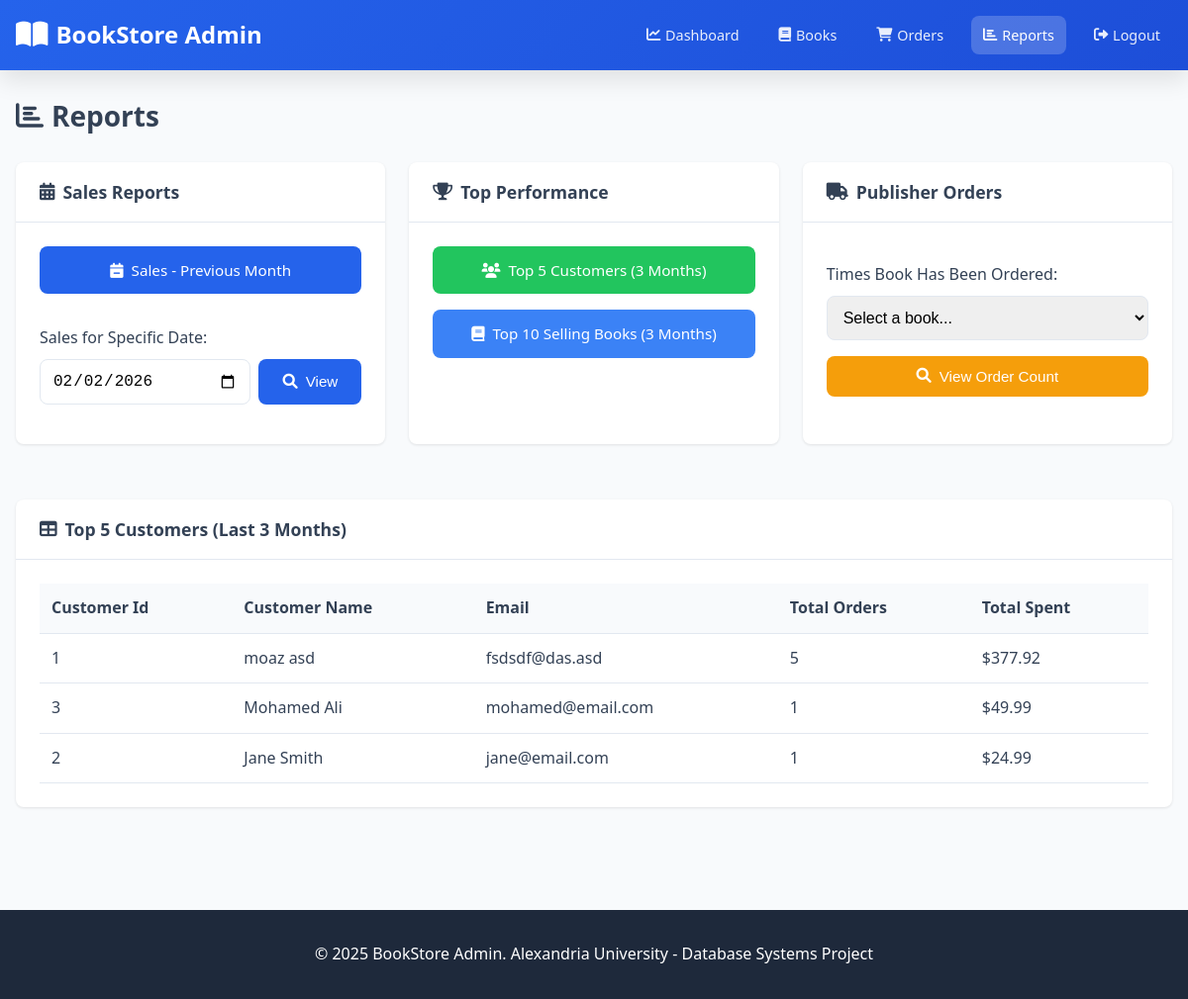
The app's page /reports.php?report=top_customers (signed in) with its own data.
### tables this page shows
CREATE TABLE `customers` (
  `customer_id` int(11) NOT NULL,
  `username` varchar(50) NOT NULL,
  `password_hash` varchar(255) NOT NULL,
  `first_name` varchar(100) NOT NULL,
  `last_name` varchar(100) NOT NULL,
  `email` varchar(150) NOT NULL,
  `created_at` timestamp NOT NULL DEFAULT current_timestamp(),
  `last_login` timestamp NULL DEFAULT NULL
);

### reports.php (the view, shortened to what this page needs)
<?php
$conn = getConnection();
$report_type = $_GET['report'] ?? '';
$report_date = $_GET['date'] ?? date('Y-m-d');
$report_data = [];
$report_title = '';
switch ($report_type) {
    case 'top_customers':
        $report_title = 'Top 5 Customers (Last 3 Months)';
        $result = $conn->query("CALL get_top_customers(3)");
        if ($result) {
            $report_data = $result->fetch_all(MYSQLI_ASSOC);
        }
        break;
}
?>
<!DOCTYPE html>
<html lang="en">
<head>
    <link rel="stylesheet" href="../assets/css/style.css">
    <link rel="stylesheet" href="https://cdnjs.cloudflare.com/ajax/libs/font-awesome/6.0.0/css/all.min.css">
</head>
<body class="admin-body">
    <header class="admin-header">
        <div class="header-container">
            <a href="dashboard.php" class="logo"><i class="fas fa-book-open"></i> BookStore Admin</a>
            <nav class="nav-links">
                <a href="dashboard.php"><i class="fas fa-chart-line"></i> Dashboard</a>
                <a href="books.php"><i class="fas fa-book"></i> Books</a>
                <a href="orders.php"><i class="fas fa-shopping-cart"></i> Orders</a>
                <a href="reports.php" class="active"><i class="fas fa-chart-bar"></i> Reports</a>
                <a href="logout.php"><i class="fas fa-sign-out-alt"></i> Logout</a>
            </nav>
        </div>
    </header>
    <main class="container admin-container">
        <h1 class="page-title"><i class="fas fa-chart-bar"></i> Reports</h1>
        <div class="reports-grid">
            <div class="card">
                <div class="card-header">
                    <h3><i class="fas fa-calendar-alt"></i> Sales Reports</h3>
                </div>
                <div class="card-body">
                    <div class="report-buttons">
                        <a href="reports.php?report=previous_month" class="btn btn-primary btn-block <?php echo $report_type === 'previous_month' ? 'active' : ''; ?>">
                            <i class="fas fa-calendar-minus"></i> Sales - Previous Month
                        </a>
                        <form action="reports.php" method="GET" class="report-form">
                            <div class="form-group">
                                <label>Sales for Specific Date:</label>
                                <div class="input-group">
                                    <input type="date" name="date" value="<?php echo $report_date; ?>">
                                    <button type="submit" class="btn btn-primary">
                                        <i class="fas fa-search"></i> View
                                    </button>
                                </div>
                            </div>
                        </form>
                    </div>
                </div>
            </div>
            <div class="card">
                <div class="card-header">
                    <h3><i class="fas fa-trophy"></i> Top Performance</h3>
                </div>
                <div class="card-body">
                    <div class="report-buttons">
                        <a href="reports.php?report=top_customers" class="btn btn-success btn-block <?php echo $report_type === 'top_customers' ? 'active' : ''; ?>">
                            <i class="fas fa-users"></i> Top 5 Customers (3 Months)
                        </a>
                        <a href="reports.php?report=top_books" class="btn btn-info btn-block <?php echo $report_type === 'top_books' ? 'active' : ''; ?>">
                            <i class="fas fa-book"></i> Top 10 Selling Books (3 Months)
                        </a>
                    </div>
                </div>
            </div>
            <div class="card">
                <div class="card-header">
                    <h3><i class="fas fa-truck"></i> Publisher Orders</h3>
                </div>
                <div class="card-body">
                    <form action="reports.php" method="GET" class="report-form">
                        <div class="form-group">
                            <label>Times Book Has Been Ordered:</label>
                            <select name="isbn" required>
                                <option value="">Select a book...</option>
                            </select>
                        </div>
                        <button type="submit" class="btn btn-warning btn-block">
                            <i class="fas fa-search"></i> View Order Count
                        </button>
                    </form>
                </div>
            </div>
        </div>
        <?php if (!empty($report_type)): ?>
            <div class="card report-results">
                <div class="card-header">
                    <h3><i class="fas fa-table"></i> <?php echo $report_title; ?></h3>
                </div>
                <div class="card-body">
                    <?php if (empty($report_data)): ?>
                        <p class="text-muted"><i class="fas fa-info-circle"></i> No data found for this report.</p>
                    <?php else: ?>
                        <table class="table">
                            <thead>
                                <tr>
                                    <?php foreach (array_keys($report_data[0]) as $col): ?>
                                        <th><?php echo ucwords(str_replace('_', ' ', $col)); ?></th>
                                    <?php endforeach; ?>
                                </tr>
                            </thead>
                            <tbody>
                                <?php foreach ($report_data as $row): ?>
                                    <tr>
                                        <?php foreach ($row as $key => $value): ?>
                                            <td>
                                                <?php
                                                if (strpos($key, 'amount') !== false || strpos($key, 'spent') !== false ||
                                                    strpos($key, 'revenue') !== false || strpos($key, 'sales') !== false) {
                                                    echo '$' . number_format((float)$value, 2);
                                                } elseif (strpos($key, 'date') !== false && $value) {
                                                    echo date('M d, Y', strtotime($value));
                                                } else {
                                                    echo htmlspecialchars($value ?? 'N/A');
                                                }
                                                ?>
                                            </td>
                                        <?php endforeach; ?>
                                    </tr>
                                <?php endforeach; ?>
                            </tbody>
                        </table>
                    <?php endif; ?>
                </div>
            </div>
        <?php endif; ?>
    </main>
    <footer class="footer">
        <div class="footer-content">
            <p>&copy; 2025 BookStore Admin. Alexandria University - Database Systems Project</p>
        </div>
    </footer>
</body>
</html>

### style.css (style rules this page uses)
:root { --primary-color: #2563eb; --primary-dark: #1d4ed8; --secondary-color: #64748b; --success-color: #22c55e; --warning-color: #f59e0b; --danger-color: #ef4444; --info-color: #3b82f6; --light-bg: #f8fafc; --dark-bg: #1e293b; --text-color: #334155; --text-muted: #94a3b8; --border-color: #e2e8f0; --shadow: 0 1px 3px rgba(0,0,0,0.1); --shadow-lg: 0 10px 25px rgba(0,0,0,0.1); --radius: 8px; --transition: all 0.3s ease; }
* { margin: 0; padding: 0; box-sizing: border-box; }
body { font-family: 'Segoe UI', system-ui, -apple-system, sans-serif; background-color: var(--light-bg); color: var(--text-color); line-height: 1.6; }
a { color: var(--primary-color); text-decoration: none; transition: var(--transition); }
.header, .admin-header { background: linear-gradient(135deg, var(--primary-color), var(--primary-dark)); color: white; padding: 1rem 0; box-shadow: var(--shadow-lg); position: sticky; top: 0; z-index: 1000; }
.header-container { max-width: 1400px; margin: 0 auto; padding: 0 1rem; display: flex; align-items: center; justify-content: space-between; flex-wrap: wrap; gap: 1rem; }
.logo { font-size: 1.5rem; font-weight: bold; color: white !important; display: flex; align-items: center; gap: 0.5rem; }
.logo i { font-size: 1.8rem; }
.nav-links { display: flex; gap: 1rem; align-items: center; }
.nav-links a { color: rgba(255,255,255,0.9); padding: 0.5rem 0.75rem; border-radius: var(--radius); display: flex; align-items: center; gap: 0.3rem; font-size: 0.9rem; }
.nav-links a:hover, .nav-links a.active { background: rgba(255,255,255,0.2); color: white; }
.container { max-width: 1400px; margin: 0 auto; padding: 2rem 1rem; }
.admin-container { padding-top: 1.5rem; }
.page-title { font-size: 1.75rem; margin-bottom: 1.5rem; display: flex; align-items: center; gap: 0.5rem; }
.btn { display: inline-flex; align-items: center; justify-content: center; gap: 0.5rem; padding: 0.75rem 1.5rem; border: none; border-radius: var(--radius); font-size: 0.95rem; font-weight: 500; cursor: pointer; transition: var(--transition); }
.btn-primary { background: var(--primary-color); color: white; }
.btn-success { background: var(--success-color); color: white; }
.btn-warning { background: var(--warning-color); color: white; }
.btn-info { background: var(--info-color); color: white; }
.btn-block { width: 100%; }
.card { background: white; border-radius: var(--radius); box-shadow: var(--shadow); margin-bottom: 1.5rem; }
.card-header { padding: 1rem 1.5rem; border-bottom: 1px solid var(--border-color); display: flex; justify-content: space-between; align-items: center; }
.card-header h3 { display: flex; align-items: center; gap: 0.5rem; font-size: 1.1rem; }
.card-body { padding: 1.5rem; }
.form-group { margin-bottom: 1rem; }
.form-group label { display: block; margin-bottom: 0.5rem; font-weight: 500; color: var(--text-color); }
.form-group input, .form-group select, .form-group textarea { width: 100%; padding: 0.75rem; border: 1px solid var(--border-color); border-radius: var(--radius); font-size: 1rem; transition: var(--transition); }
.table { width: 100%; border-collapse: collapse; }
.table th, .table td { padding: 0.75rem; text-align: left; border-bottom: 1px solid var(--border-color); }
.table th { background: var(--light-bg); font-weight: 600; color: var(--text-color); }
.reports-grid { display: grid; grid-template-columns: repeat(auto-fit, minmax(300px, 1fr)); gap: 1.5rem; margin-bottom: 2rem; }
.report-buttons { display: flex; flex-direction: column; gap: 1rem; }
.report-form { margin-top: 1rem; }
.input-group { display: flex; gap: 0.5rem; }
.input-group input { flex: 1; }
.report-results { margin-top: 2rem; }
.footer { background: var(--dark-bg); color: white; padding: 2rem; text-align: center; margin-top: 3rem; }

### records on screen
customers: customer_id "1", value "moaz asd", email "fsdsdf@das.asd", value "5", value "377.92"
customers: customer_id "3", value "Mohamed Ali", email "mohamed@email.com", value "1", value "49.99"
customers: customer_id "2", value "Jane Smith", email "jane@email.com", value "1", value "24.99"

### other values on screen
$report_title "Top 5 Customers (Last 3 Months)"
str_replace('_', ' ', $col) "Customer Id"
str_replace('_', ' ', $col) "Customer Name"
str_replace('_', ' ', $col) "Email"
str_replace('_', ' ', $col) "Total Orders"
str_replace('_', ' ', $col) "Total Spent"
